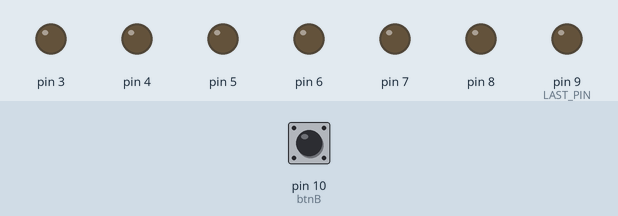
This sketch was run on a simulated Arduino Uno, built with avr-gcc and run on an emulated ATmega328P. Parts: output pins drawn as LEDs (lit = HIGH). The inputs (shaded band) are chosen by the test bench; at power-on: pin 10 (btnB) HIGH. Pins used as bus, display or sensor lines are not drawn.

Above: at 0.15 s.
At 1.05 s:
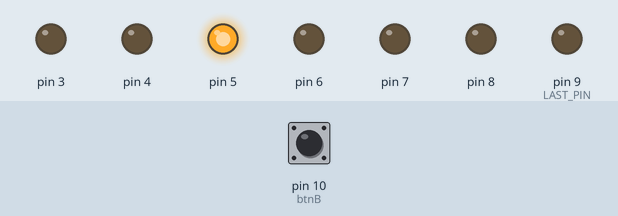
At 1.65 s:
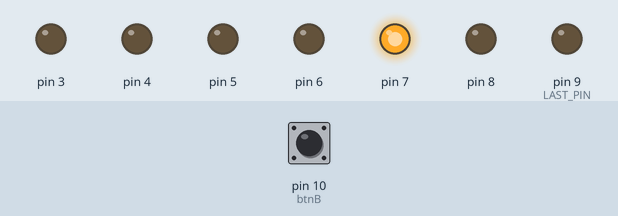
At 2.25 s:
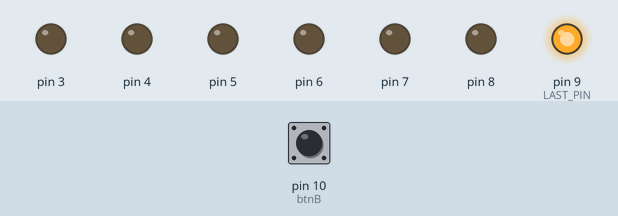
At 3.75 s:
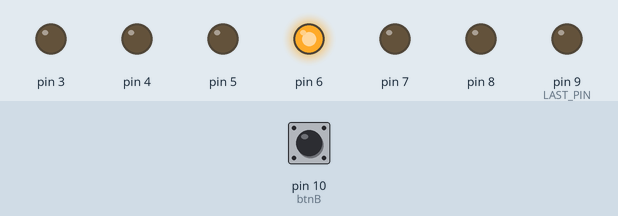
At 5.25 s:
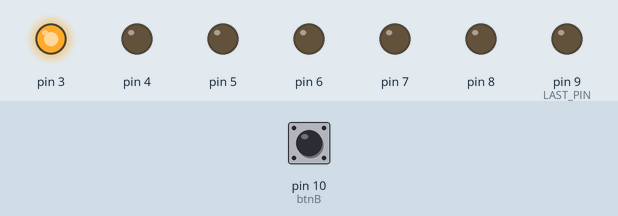
Timing chart, 0 to 5.5 s (numbered marks = the images above):
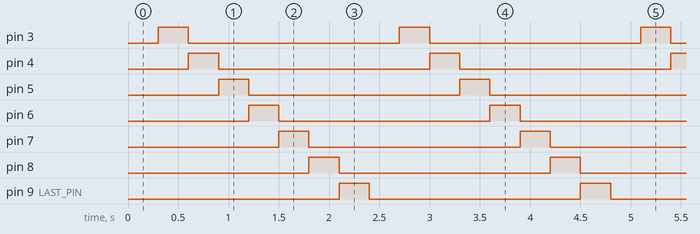

The sketch:

Cau1_v.ino
```cpp
const int FIRST_PIN = 2;
const int LAST_PIN = 9;
const int DELAY_TIME = 300;

#define btnB 10

bool status = 0;

void setup() {
  for (int i = FIRST_PIN; i <= LAST_PIN; i++) {
    pinMode(i, OUTPUT);
  }
  pinMode(btnB, INPUT_PULLUP);
}

void loop() {
  if(status==0){
    // Sáng LED theo chiều kim đồng hồ
    for (int i = FIRST_PIN; i <= LAST_PIN; i++) {
      digitalWrite(i, HIGH); // Bật LED
      if(digitalRead(btnB) == LOW){
        status = !status;
      }
      delay(DELAY_TIME); // Chờ
      digitalWrite(i, LOW); // Tắt LED
    }
  } else {
    // Sáng LED theo chiều kim đồng hồ
    for (int i = LAST_PIN; i >= FIRST_PIN; i--) {
      digitalWrite(i, HIGH); // Bật LED
      if(digitalRead(btnB) == LOW){
        status = !status;
      }
      delay(DELAY_TIME); // Chờ
      digitalWrite(i, LOW); // Tắt LED
    }
  }
}
```

Measured:
- by itself, pin 3–8, pin 9 (LAST_PIN): alternates HIGH for 0.30 s and LOW for 2.1 s
- by itself, everything shown: repeats every 2.4 s, in 8 steps
